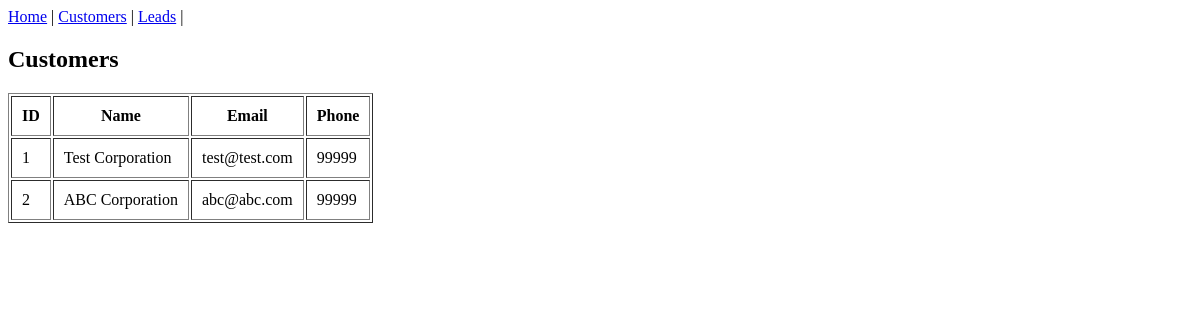
The app's page /customers/, older data.
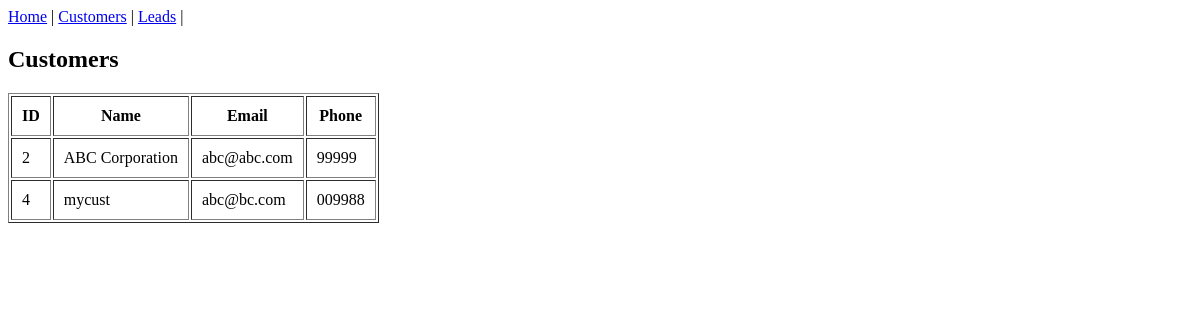
The same page, newer data.
### mycrm/models.py (models this page shows, shortened)
class Customer(models.Model):
    name = models.CharField(max_length=100)
    email = models.EmailField(blank=True)
    phone = models.CharField(max_length=20, blank=True)

### mycrm/views.py (the view)
# urls.py: path('customers/', customers, name='customers'),
def customers(request):
    customers = Customer.objects.all()
    return render(
        request,
        'mycrm/customers.html',
        {
            'customers': customers
        }
    )

### mycrm/templates/mycrm/customers.html
{% extends 'mycrm/base.html' %}
{% block content %}
<h2>Customers</h2>
<table border="1" cellpadding="10">
    <tr>
        <th>ID</th>
        <th>Name</th>
        <th>Email</th>
        <th>Phone</th>
    </tr>
    {% for customer in customers %}
    <tr>
        <td>{{ customer.id }}</td>
        <td>{{ customer.name }}</td>
        <td>{{ customer.email }}</td>
        <td>{{ customer.phone }}</td>
    </tr>
    {% endfor %}
</table>
{% endblock %}

### mycrm/templates/mycrm/base.html (shortened to what this page needs)
<!DOCTYPE html>
<html>
<head>
</head>
<body>
<nav>
	<a href="/">Home</a> |
	<a href="/customers/">Customers</a> |
	<a href="/leads/">Leads</a> |
</nav>
{% block content %}
{% endblock %}
</body>
</html>

Row changes from the older to the newer data that the page shows:
removed Customer: id "1", name "Test Corporation", email "test@test.com", phone "99999"
added Customer: id "4", name "mycust", email "abc@bc.com", phone "009988"
